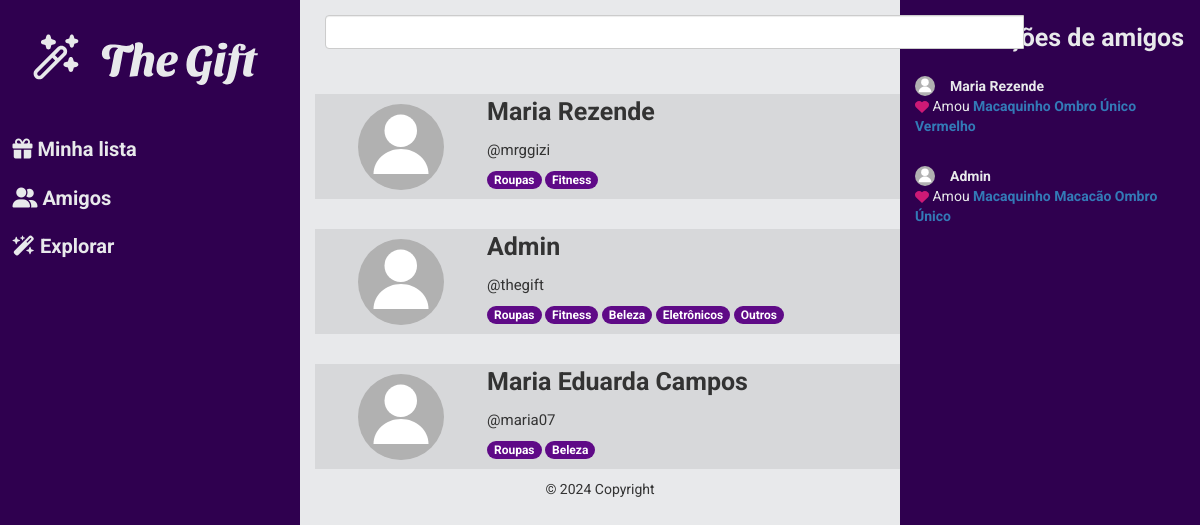
/home/explore (signed in), run on the app's committed database.
### gifts/models.py (models this page shows, shortened)
class Gift(models.Model):
    name = models.CharField(max_length=52)
    loja = models.CharField(max_length=300)
    img = models.CharField(max_length=300)
    cat = models.CharField(max_length=20)

### accounts/models.py (models this page shows, shortened)
class UserInfo(models.Model):
    user = models.OneToOneField(
        User, on_delete=models.CASCADE, related_name="user_info")
    name = models.CharField(max_length=100)
    birthday = models.DateField()
    created_date = models.DateTimeField(auto_now_add=True)
    gender_choices = [
        ('F', 'Feminino'),
        ('M', 'Masculino'),
        ('O', 'Outro'),
    ]
    gender = models.CharField(
        max_length=1,
        choices=gender_choices
    )
    size_choices = [
        ('P', 'Pequeno'),
        ('M', 'Médio'),
        ('G', 'Grande'),
    ]
    size = models.CharField(
        max_length=1,
        choices=size_choices
    )
    style_choices = [
        ('BA', 'Básico'),
        ('MO', 'Moderninho'),
        ('EL', 'Elegante'),
    ]
    style = models.CharField(
        max_length=2,
        choices=style_choices
    )
    roupas = models.IntegerField()
    fitness = models.IntegerField()
    beleza = models.IntegerField()
    eletronicos = models.IntegerField()
    outros = models.IntegerField()
    friends = models.ManyToManyField("UserInfo", blank = True)
    likes = models.ManyToManyField(Gift, blank=True)

### gifts/views.py (the view)
# urls.py: path('explore', views.search_users, name='explore'),
def search_users(request):
    context = {}
    activity = friends_activity(request)
    if request.GET.get("query", False):
        search_term = request.GET["query"].lower()
        people_list = UserInfo.objects.filter(name__icontains=search_term)
        context = {"people_list": people_list,
                   "len_list": len(people_list),
                   "friends_activity": activity}
    else:
        people_list = UserInfo.objects.all()
        context = {"people_list": people_list,
                   "len_list": len(people_list),
                   "friends_activity": activity}
    return render(request, "gifts/people.html", context)

### gifts/views.py (called while the page is built)
def friends_activity(request):
    user_info = UserInfo.objects.get(user_id=request.user)
    friends_list = user_info.friends.all()
    peoples_list = []
    for people in friends_list:
        name = people.name
        id = people.user_id
        last_gift = people.likes.first()
        if last_gift:
            activity_dict = {
                "name": name,
                "person_id": id,
                "last_gift":last_gift
            }
            peoples_list.append(activity_dict)
    return peoples_list

### gifts/templates/gifts/people.html (shortened to what this page needs)
{% extends 'base.html' %}
{% load static %}
{% block content %}
<div class="header">
  {% include 'staticpages/partials/menu_left.html' %}
  {% include 'staticpages/partials/menu_right.html' %}
</div>
<div class="container">
  <form action="{% url 'explore' %}" class="py-4 px-3">
    <div class="input-group search">
      <input type="search" id="id_query" class="form-control" name="query" />
      <span class="input-group-addon">
        <button type="button" type="submit" style="border: none">
        </button>
      </span>
    </div>
  </form>
  <section class="lista-de-cards">
    {% for people in people_list %}
    <article class="card_people d-flex justify-content-between mt-5">
      <div class="d-flex ">
      <div class=" d-flex align-items-center justify-content-center">
        <img src="{% static '/images/user_icon.svg' %}" style="width: 50%">
      </div>
      <div>
        <p class="fs-1 fw-bold title">{{ people.name }}</p>
        <p class="fs-4">@{{people.user }}</p>
        <div>
          {% if people.roupas >= 100 %}
          <p class="badge purple_badge">Roupas</p>
          {% endif %} {% if people.fitness >= 100 %}
          <p class="badge purple_badge">Fitness</p>
          {% endif %} {% if people.beleza >= 100 %}
          <p class="badge purple_badge">Beleza</p>
          {% endif %} {% if people.eletronicos >= 100 %}
          <p class="badge purple_badge">Eletrônicos</p>
          {% endif %} {% if people.outros >= 100 %}
          <p class="badge purple_badge">Outros</p>
          {% endif %}
        </div>
      </div>
    </div>
      <div class="d-flex">
        <a href="{% url 'detail_people' people.user_id %}" class="pink-btn btn follow-btn">Ver perfil</a>
      </div>
    </article>
    {% endfor %}
  </section>
</div>
{% endblock content %}

### templates/base.html (shortened to what this page needs)
{% load static %}
<!DOCTYPE html>
<html lang="en">
<head>
    <link href="https://cdn.jsdelivr.net/npm/bootstrap@5.0.2/dist/css/bootstrap.min.css" rel="stylesheet">    <link href="https://cdn.jsdelivr.net/npm/bootstrap@5.0.2/dist/css/bootstrap.min.css" rel="stylesheet">    <link rel="stylesheet" href="https://cdn.jsdelivr.net/npm/bootstrap@4.0.0/dist/css/bootstrap.min.css">
    <link rel="stylesheet" href="https://cdnjs.cloudflare.com/ajax/libs/font-awesome/6.2.0/css/all.min.css">
    <link rel="stylesheet" href="https://maxcdn.bootstrapcdn.com/bootstrap/3.4.1/css/bootstrap.min.css">
    <link rel="stylesheet" type="text/css" media="screen" href="https://cdnjs.cloudflare.com/ajax/libs/bootstrap-select/1.10.0/css/bootstrap-select.min.css">
    <link rel="stylesheet" type="text/css" href="{% static '/style/style.css' %}">
</head>
<body>
    <main>
        {% block content %}
        {% endblock content %}
    </main>
    <footer class="text-center text-lg-start">
      <div class="text-center p-3">
        © 2024 Copyright
      </div>
    </footer>
</body>
</html>

### staticpages/templates/staticpages/partials/menu_left.html
{% load static %}
<div class="sidebar">
    <div class="d-flex flex-column align-items-flex-start ml-5">
        <a href="{% url 'home' %}"><img src="{%static '/images/logo_white.svg' %}" width="300px" style="margin-left: 25px;"/></a>
        <div class="d-flex flex-column mt-5
        ">
            <a href="{% url 'my_gifts' %}" class="white-link fw-bold"><i class="fa-solid fa-gift mr-2"></i>Minha lista</a>
            <a href="{% url 'friends' %}" class="white-link fw-bold"><i class="fa-solid fa-user-group mr-2"></i>Amigos</a>
            <a href="{% url 'explore' %}" class="white-link fw-bold"><i class="fa-solid fa-wand-magic-sparkles mr-2"></i>Explorar</a>
        </div>
    </div>
</div>

### staticpages/templates/staticpages/partials/menu_right.html
{% load static %}
<div class="sidebar_right">
    <p class="fs-1 title fw-bold">Atualizações de amigos</p>
    <div class="d-flex flex-column p-10">
        {%for activity in friends_activity%}
        <div class="mx-4 my-3 d-flex flex-column">
            <div class="d-flex">
                <img src="{% static '/images/user_icon.svg' %}" width="20px">
                <a href="{% url 'detail_people' activity.person_id %}"  class="fw-bold" style="margin-left:15px; margin-bottom: -5px; color:#E8E9EB ">{{activity.name}}</a>
            </div>
            <p>
                <img src="{% static '/images/love_small_icon.svg' %}"> Amou
                <a href="{{activity.last_gift.loja}}" class="fw-bold">{{activity.last_gift.name}}</a>
            </p>
        </div>
        {%endfor%}
    </div>
</div>

### static/style/style.css (style rules this page uses)
body { background-color: #E8E9EB; font-family: "Roboto", sans-serif; }
.container { margin-right: 300px; margin-left: 300px; width: 800px; }
.pink-btn { background-color: #B27092; color: #E8E9EB; width: 200px; }
.btn { margin-bottom: 5px; }
.sidebar { background-color: #2F004F; color: #E8E9EB; position: fixed; z-index: 1; height: 100%; top: 0; left: 0; width: 300px; display: flex; justify-content: flex-start; padding-top: 20px; align-items: center; flex-direction: column; }
.sidebar_right { background-color: #2F004F; color: #E8E9EB; float: right; position: fixed; z-index: 1; height: 100%; top: 0; right: 0; width: 300px; display: flex; justify-content: flex-start; padding-top: 20px; align-items: center; flex-direction: column; }
.purple_badge { background-color: #5F0A87; }
.card_people { background-color: #d7d8da; }
.follow-btn { height: 30px; margin: 10px; width: 80px; }
.white-link { color: #E8E9EB; font-size: 20px; margin: 10px; }

### data on the page
Gift: name "Maria Rezende", last_gift.name "Macaquinho Ombro Único Vermelho"
Gift: name "Admin", last_gift.name "Macaquinho Macacão Ombro Único"
UserInfo: name "Maria Rezende", user "mrggizi", roupas "Roupas", fitness "Fitness"
UserInfo: name "Admin", user "thegift", roupas "Roupas", fitness "Fitness", beleza "Beleza", eletronicos "Eletrônicos", outros "Outros"
UserInfo: name "Maria Eduarda Campos", user "maria07", roupas "Roupas", beleza "Beleza"
